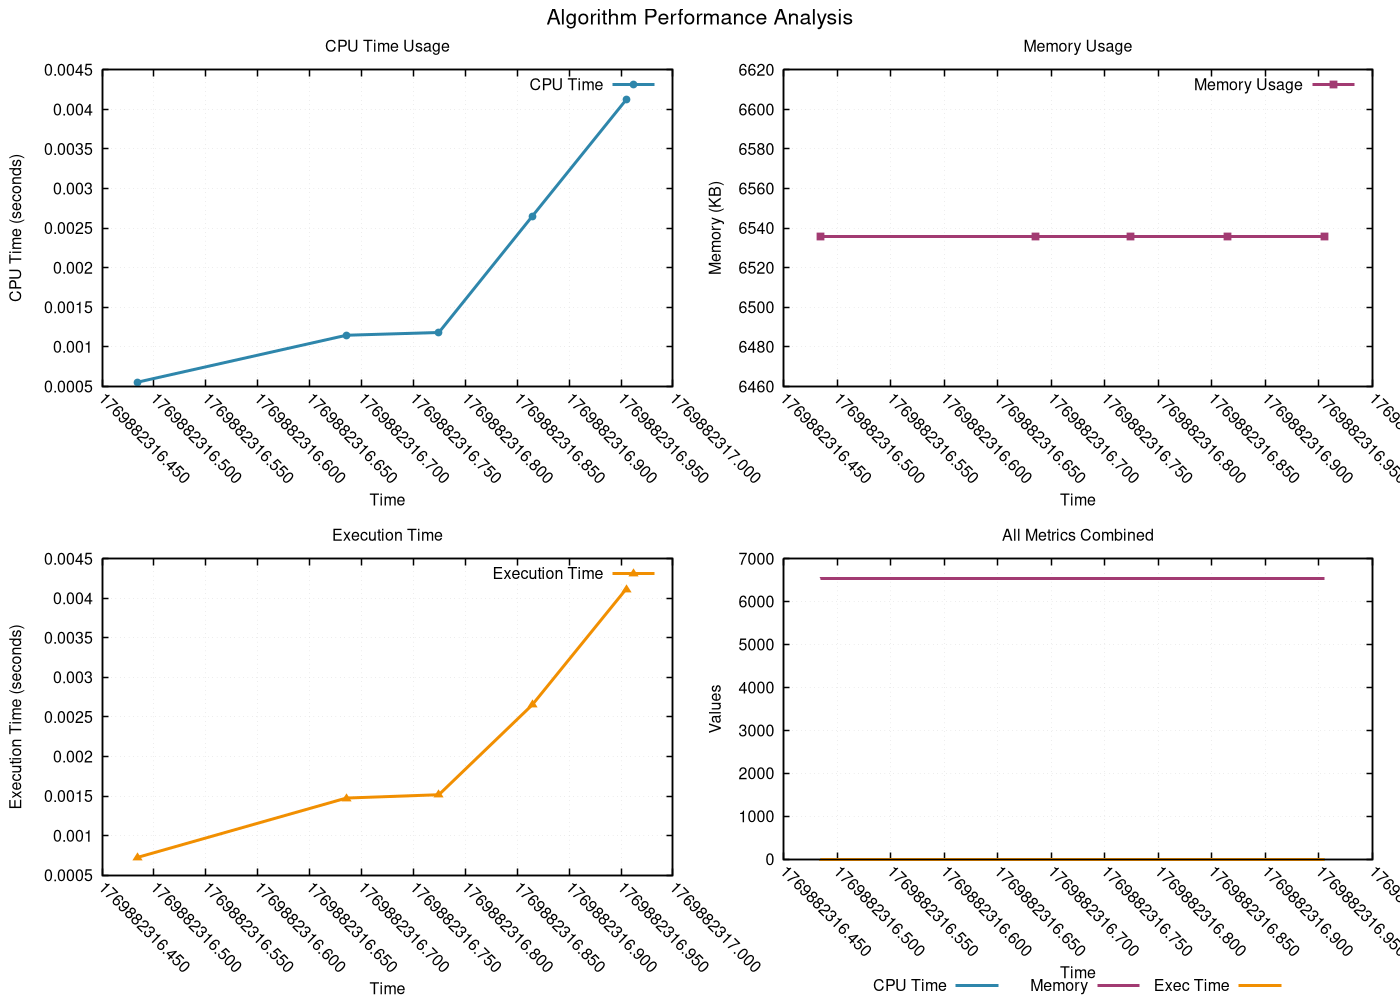

This figure's gnuplot source:
# GNUplot script for resource monitoring
set terminal pngcairo enhanced font 'Helvetica,12' size 1400,1000
set output 'png/heap_sort_20260131_225833.png'

set multiplot layout 2,2 title 'Algorithm Performance Analysis' font 'Helvetica,16'
set style line 1 lc rgb '#2E86AB' lt 1 lw 3 pt 7 ps 0.8
set style line 2 lc rgb '#A23B72' lt 1 lw 3 pt 5 ps 0.8
set style line 3 lc rgb '#F18F01' lt 1 lw 3 pt 9 ps 0.8
set style line 4 lc rgb '#F19C79' lt 1 lw 3 pt 11 ps 0.8
set style line 5 lc rgb '#0ABB9F' lt 1 lw 3 pt 13 ps 0.8

set format x "%.3f"
set xtics rotate by -45
set autoscale x

set title 'CPU Time Usage'
set xlabel 'Time'
set ylabel 'CPU Time (seconds)'
set grid linestyle 1 lc rgb '#D3D3D3' lt 0 lw 1
set border linewidth 1.5
plot 'png/heap_sort_20260131_225833.dat' using 1:2 with linespoints ls 1 title 'CPU Time'
set title 'Memory Usage'
set xlabel 'Time'
set ylabel 'Memory (KB)'
set grid linestyle 1 lc rgb '#D3D3D3' lt 0 lw 1
set border linewidth 1.5
plot 'png/heap_sort_20260131_225833.dat' using 1:3 with linespoints ls 2 title 'Memory Usage'
set title 'Execution Time'
set xlabel 'Time'
set ylabel 'Execution Time (seconds)'
set grid linestyle 1 lc rgb '#D3D3D3' lt 0 lw 1
set border linewidth 1.5
plot 'png/heap_sort_20260131_225833.dat' using 1:4 with linespoints ls 3 title 'Execution Time'
set title 'All Metrics Combined'
set xlabel 'Time'
set ylabel 'Values'
set grid linestyle 1 lc rgb '#D3D3D3' lt 0 lw 1
set border linewidth 1.5
set key outside center bottom horizontal
plot 'png/heap_sort_20260131_225833.dat' using 1:2 with lines ls 1 title 'CPU Time', \
     'png/heap_sort_20260131_225833.dat' using 1:3 with lines ls 2 title 'Memory', \
     'png/heap_sort_20260131_225833.dat' using 1:4 with lines ls 3 title 'Exec Time'
unset multiplot
